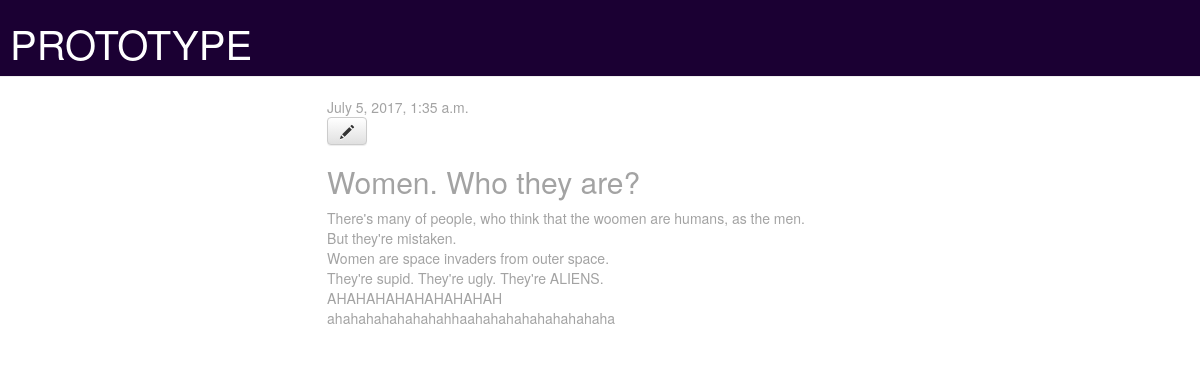
The app's page /post/1/ with its own data.
### blog/models.py (models this page shows, shortened)
class Post(models.Model):
    title = models.CharField(max_length=200)
    text = models.TextField()
    created_date = models.DateTimeField(
            default=timezone.now)
    published_date = models.DateTimeField(
            blank=True, null=True)

### blog/views.py (the view)
# urls.py: url(r'^post/(?P<pk>[0-9]+)/$', views.post_detail, name='post_detail'),
def post_detail(request, pk):
    post = get_object_or_404(Post, pk=pk)
    return render(request, 'blog/post_detail.html', {'post': post})

### blog/templates/blog/post_detail.html
{% extends 'blog/base.html' %}
{% block content %}
  <div class="post">
    {% if post.published_date %}
      <div class="date">
        {{ post.published_date}}
      <div>
    {% endif %}
    <a class="btn btn-default" href="{% url 'post_edit' pk=post.pk %}"><span class="glyphicon glyphicon-pencil"></span></a>
    <h2>{{ post.title }}</h2>
    <p>{{ post.text|linebreaksbr }}</p>
  </div>
{% endblock %}

### blog/static/css/blog.css (style rules this page uses)
body { background: "C:/Users/Пользователь/djangogirls/blog/templates/blog" repeat-x; background-attachment: fixed; }
.date { float: right; color: #A3A3A3; }
.post { margin-bottom: 70px; }

### records on screen
Post: published_date "July 5, 2017, 1:35 a.m.", title "Women. Who they are?", text "There's many of people, who think that the woomen are humans, as the men. But they're mistaken. Women are space invaders from outer space. They're supid. They're ugly. They're ALIENS. AHAHAHAHAHAHAHAHAH ahahahahahahahahhaahahahahahahahahaha"
